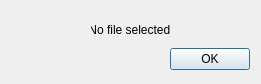
<?xml version="1.0" encoding="UTF-8"?>
<ui version="4.0">
 <class>FileSelectionError</class>
 <widget class="QDialog" name="FileSelectionError">
  <property name="geometry">
   <rect>
    <x>0</x>
    <y>0</y>
    <width>261</width>
    <height>84</height>
   </rect>
  </property>
  <property name="sizePolicy">
   <sizepolicy hsizetype="Fixed" vsizetype="Fixed">
    <horstretch>0</horstretch>
    <verstretch>0</verstretch>
   </sizepolicy>
  </property>
  <property name="minimumSize">
   <size>
    <width>261</width>
    <height>84</height>
   </size>
  </property>
  <property name="maximumSize">
   <size>
    <width>261</width>
    <height>84</height>
   </size>
  </property>
  <property name="windowTitle">
   <string>Error</string>
  </property>
  <layout class="QVBoxLayout" name="verticalLayout">
   <item>
    <spacer name="verticalSpacer_2">
     <property name="orientation">
      <enum>Qt::Vertical</enum>
     </property>
     <property name="sizeType">
      <enum>QSizePolicy::Fixed</enum>
     </property>
     <property name="sizeHint" stdset="0">
      <size>
       <width>233</width>
       <height>7</height>
      </size>
     </property>
    </spacer>
   </item>
   <item>
    <layout class="QHBoxLayout" name="horizontalLayout_2">
     <item>
      <spacer name="horizontalSpacer_3">
       <property name="orientation">
        <enum>Qt::Horizontal</enum>
       </property>
       <property name="sizeType">
        <enum>QSizePolicy::Fixed</enum>
       </property>
       <property name="sizeHint" stdset="0">
        <size>
         <width>48</width>
         <height>20</height>
        </size>
       </property>
      </spacer>
     </item>
     <item>
      <widget class="QLabel" name="label_2">
       <property name="sizePolicy">
        <sizepolicy hsizetype="Fixed" vsizetype="Fixed">
         <horstretch>0</horstretch>
         <verstretch>0</verstretch>
        </sizepolicy>
       </property>
       <property name="minimumSize">
        <size>
         <width>20</width>
         <height>20</height>
        </size>
       </property>
       <property name="maximumSize">
        <size>
         <width>20</width>
         <height>20</height>
        </size>
       </property>
       <property name="text">
        <string/>
       </property>
       <property name="pixmap">
        <pixmap resource="resources.qrc">:/workflow/images/yellow_black_exclamation.png</pixmap>
       </property>
       <property name="scaledContents">
        <bool>true</bool>
       </property>
      </widget>
     </item>
     <item>
      <widget class="QLabel" name="label">
       <property name="minimumSize">
        <size>
         <width>80</width>
         <height>20</height>
        </size>
       </property>
       <property name="maximumSize">
        <size>
         <width>80</width>
         <height>20</height>
        </size>
       </property>
       <property name="text">
        <string>No file selected!</string>
       </property>
       <property name="alignment">
        <set>Qt::AlignCenter</set>
       </property>
      </widget>
     </item>
     <item>
      <spacer name="horizontalSpacer_2">
       <property name="orientation">
        <enum>Qt::Horizontal</enum>
       </property>
       <property name="sizeType">
        <enum>QSizePolicy::Fixed</enum>
       </property>
       <property name="sizeHint" stdset="0">
        <size>
         <width>75</width>
         <height>20</height>
        </size>
       </property>
      </spacer>
     </item>
    </layout>
   </item>
   <item>
    <layout class="QHBoxLayout" name="horizontalLayout">
     <item>
      <spacer name="horizontalSpacer">
       <property name="orientation">
        <enum>Qt::Horizontal</enum>
       </property>
       <property name="sizeHint" stdset="0">
        <size>
         <width>158</width>
         <height>10</height>
        </size>
       </property>
      </spacer>
     </item>
     <item>
      <widget class="QPushButton" name="pushButton">
       <property name="text">
        <string>OK</string>
       </property>
      </widget>
     </item>
    </layout>
   </item>
  </layout>
 </widget>
 <resources>
  <include location="resources.qrc"/>
 </resources>
 <connections>
  <connection>
   <sender>pushButton</sender>
   <signal>clicked()</signal>
   <receiver>FileSelectionError</receiver>
   <slot>close()</slot>
   <hints>
    <hint type="sourcelabel">
     <x>213</x>
     <y>65</y>
    </hint>
    <hint type="destinationlabel">
     <x>130</x>
     <y>43</y>
    </hint>
   </hints>
  </connection>
 </connections>
</ui>
